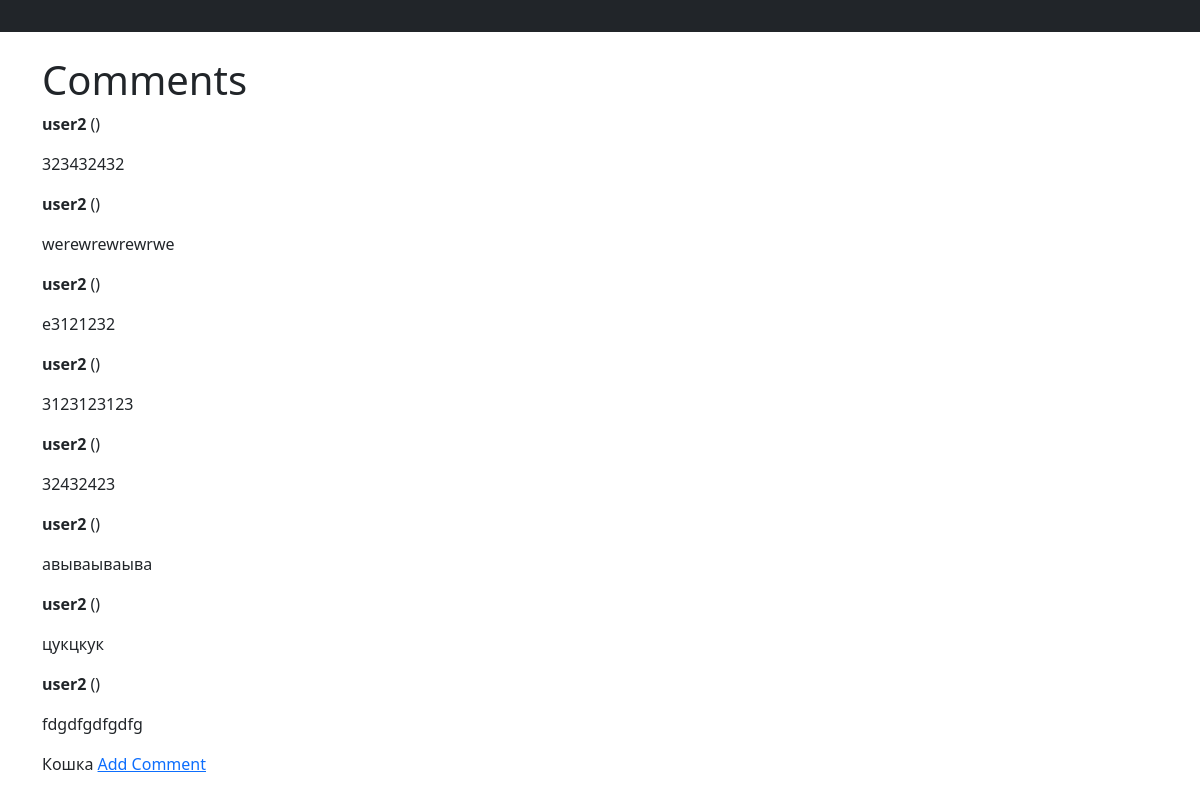
The app's page /posts/1/comments/ with its own data.
### app/models.py (models this page shows, shortened)
class Comment(models.Model):  # модель для комментария
    author = models.ForeignKey(User, on_delete=models.CASCADE) # поле связи коммента с его автором
    post = models.ForeignKey(Post, related_name='comments', on_delete=models.CASCADE) # поле связи коммента с постом
    content = models.TextField() # поле описания коммента
    created_at = models.DateTimeField(null=True, blank=True) # поле даты и времени коммента

class Post(models.Model):  # модель для поста
    author = models.ForeignKey(User, on_delete=models.CASCADE) # поле модели для связи с автором поста
    title = models.CharField(max_length=155) # поле названия поста
    content = models.TextField() # поле для описания поста
    image = models.ImageField(upload_to='post_images/', blank=True, null=True) # поле для изображения
    created_at = models.DateTimeField(null=True, blank=True) # поле даты и времени создания поста
    def __str__(self):
        return self.title

### app/views.py (the view)
# urls.py: re_path(r'^posts/(?P<post_id>\d+)/comments/$', CommentListView.as_view(), name='comment_list'),
class CommentListView(View):
    def get(self, request, *args, **kwargs):
        post_id = self.kwargs.get('post_id')
        comments = Comment.objects.filter(post=post_id)
        post = get_object_or_404(Post, id=post_id)
        print(post)
        return render(request, 'comments/comment_list.html', {'comments': comments, 'post': post})

### templates/comments/comment_list.html
{% extends 'base.html' %}
{% block content %}
    <h1>Comments</h1>
    <div>
        {% for comment in comments %}
            <div class="comment">
                <p><strong>{{ comment.author.username }}</strong> ({{ comment.created_at|date:"Y-m-d H:i" }})</p>
                <p>{{ comment.content }}</p>
            </div>
        {% empty %}
            <p>No comments yet.</p>
        {% endfor %}
    </div>
    {{ post.title }}
    {% if post %}
        <a href="{% url 'create_comment' post_id=post.id %}">Add Comment</a>
    {% endif %}
{% endblock %}

### templates/base.html (shortened to what this page needs)
<!DOCTYPE html>
<html lang="en">
<head>
    <link href="https://cdn.jsdelivr.net/npm/bootstrap@5.0.2/dist/css/bootstrap.min.css" rel="stylesheet"
>
</head>
<body>
    <header class="p-3 mb-2 bg-dark">
    </header>
    <div class="container mt-4">
        {% block content %}
        {% endblock %}
    </div>
</body>
</html>

### records on screen
Comment: author.username "user2", content "323432432"
Comment: author.username "user2", content "werewrewrewrwe"
Comment: author.username "user2", content "e3121232"
Comment: author.username "user2", content "3123123123"
Comment: author.username "user2", content "32432423"
Comment: author.username "user2", content "авываываыва"
Comment: author.username "user2", content "цукцкук"
Comment: author.username "user2", content "fdgdfgdfgdfg"
Post: title "Кошка"
